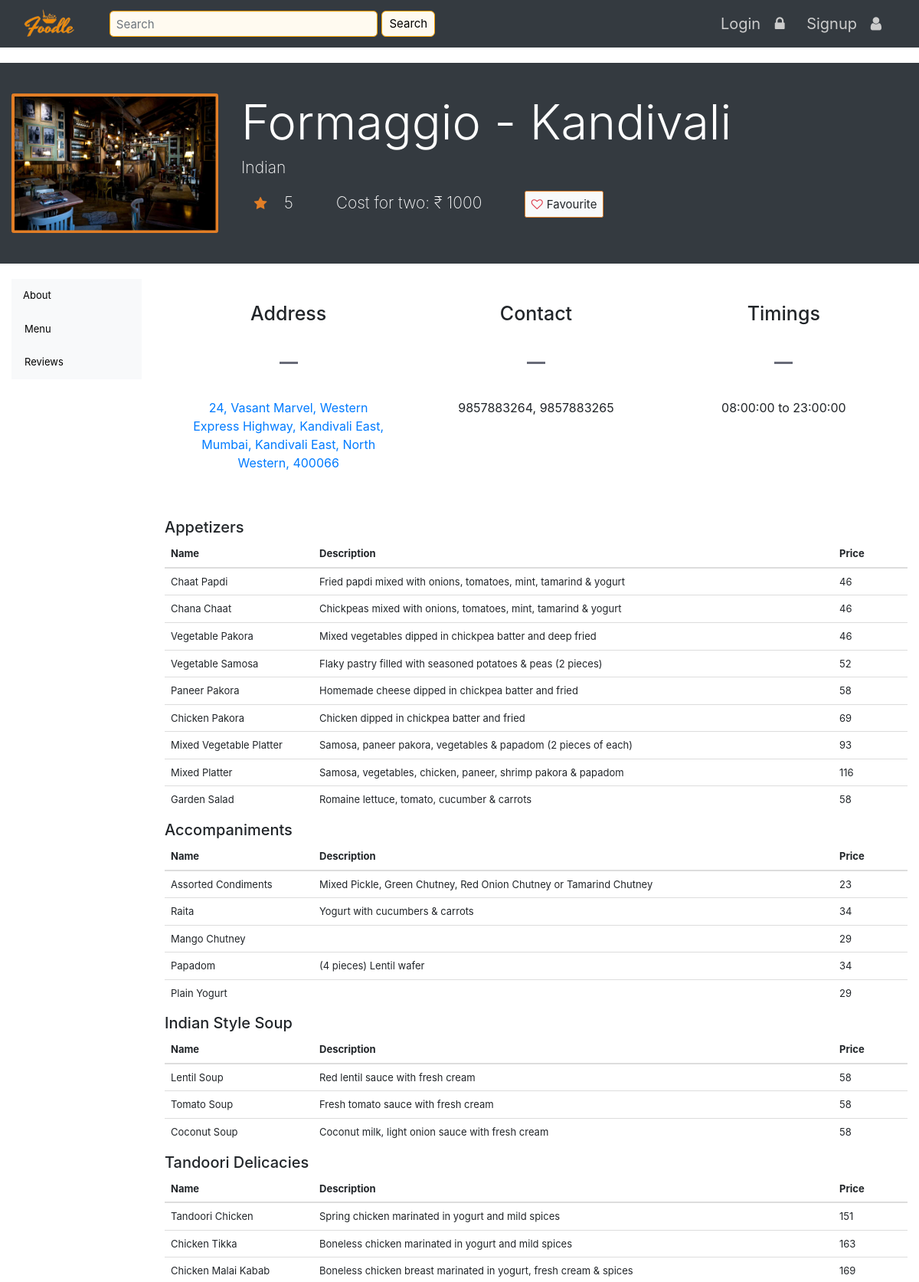
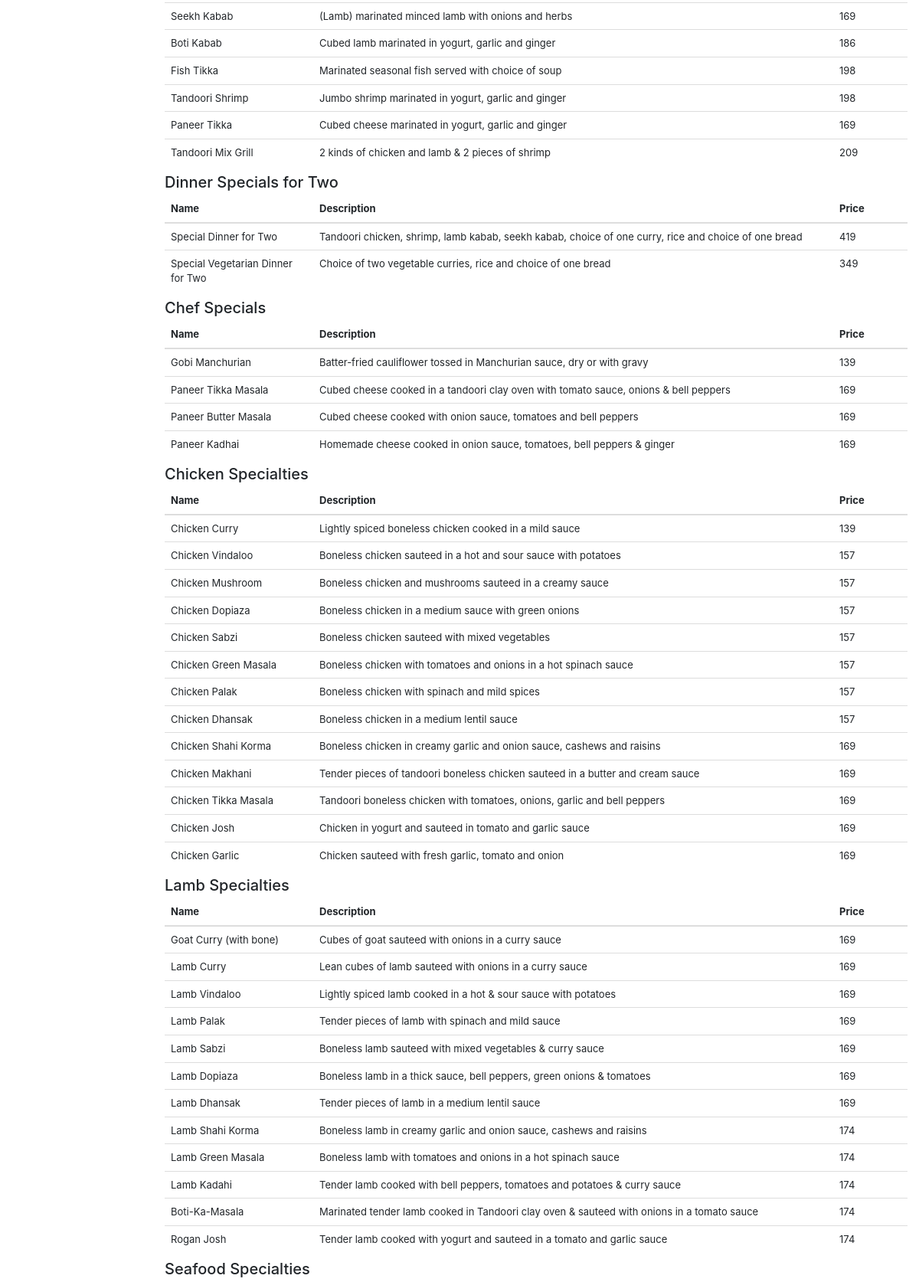
Screenshot of /rest_details.php?rest_id=322 (upper part) with the database file from the repository (2 pictures, top to bottom).
### tables this page shows
CREATE TABLE `rest` (
  `rest_id` int(11) NOT NULL,
  `rest_name` varchar(100) NOT NULL,
  `rest_addr` varchar(300) NOT NULL,
  `rest_cuisine` varchar(50) NOT NULL,
  `rating` float NOT NULL,
  `cost` int(11) NOT NULL,
  `start_time` time DEFAULT '08:00:00',
  `end_time` time DEFAULT '23:00:00',
  `rating_count` int(11) DEFAULT '7',
  `latitude` double NOT NULL,
  `longitude` double NOT NULL,
  `manager_id` varchar(15) DEFAULT NULL
);

### rest_details.php (the view, shortened to what this page needs)
<?php
include 'templates/header.php';
?>
<?php
include 'templates/navbar.php';
include 'templates/db-con.php';
function addcss(){
	echo '<link rel="stylesheet" type="text/css" href="styles/rest_details.css">';
}
$rest_id=$_GET['rest_id'];
$sql = "SELECT * FROM rest where rest_id = '$rest_id'";
$result = mysqli_query($conn, $sql);
if (mysqli_num_rows($result) != 0) {
	$rest_data = mysqli_fetch_assoc($result);
}
$sql = "SELECT contact FROM rest_contact where rest_id = '$rest_id'";
$result = mysqli_query($conn, $sql);
$contact = array();
if (mysqli_num_rows($result) != 0) {
	while($contact_data = mysqli_fetch_assoc($result))
	{
		$contact[] = $contact_data['contact'];
	}
}
$sql = "select distinct category from menu";
$result = mysqli_query($conn, $sql);
$category = array();
if (mysqli_num_rows($result) != 0) {
	while($category_data = mysqli_fetch_assoc($result))
	{
		$category[] = $category_data['category'];
	}
}
?>
<div class="jumbotron jumbotron-fluid">
	<div class="container-fluid">
		<div class="row">
			<div class="col-sm-3">
				<img src="images/<?php echo abs(crc32($rest_id))%30; ?>.jpg" alt="<?php echo $rest_data['rest_name'];?>" class="img-thumbnail">
			</div>
			<div class="col-sm-9" id="rest-data">
				<h1 class="display-4">
					<?php echo $rest_data['rest_name'] ?></h1>
			<p>	<?php
				$cuisine = explode(',', $rest_data['rest_cuisine']);
				for ($x = 0; $x < sizeof($cuisine); $x++) {
					echo $cuisine[$x];
				}
				?>
			</p>
				<p>
					<span class="fa fa-star" id="rating-star"></span>
					<span id="rating-value" style="padding-right:50px"><?php echo $rest_data['rating'] ?></span>
					<span id="cost-for-2" style="padding-right:50px;">Cost for two: ₹ <?php echo $rest_data['cost'] ?></span>
					<span><button class="btn btn-light" id="fav-btn" onclick="add_fav(<?php echo $rest_id; ?>);">
						<span id="fav-heart" class="
<?php
	if(isset($_SESSION['uname'])){
		$user_id = $_SESSION['uname'];
		$sql = "select * from favourites where user_id = '$user_id' and rest_id = '$rest_id';";
		$result = mysqli_query($conn, $sql);
		if (mysqli_num_rows($result) != 0)
			echo 'fa fa-heart';
		else
			echo 'fa fa-heart-o';
	}
	else
		echo 'fa fa-heart-o';
?>
					"></span>Favourite</button></span>
				</p>
			</div>
		</div>
	</div>
</div>
<div class="container-fluid">
<div class="row">
	<div class="col-sm-2">
		<div class="sticky-top">
			<nav id="side-navigation">
				<ul class="nav nav-pills flex-column side-nav bg-light">
				<li class="nav-item" id="side-nav-item"><a href="#rest_info" class="nav-link" id="side-nav-link">About</a></li>
				<li class="nav-item" id="side-nav-item"><a href="#menu" class="nav-link" id="side-nav-link">Menu</a>
				</li>
				<li class="nav-item" id="side-nav-item"><a href="#reviews" class="nav-link" id="side-nav-link" >Reviews</a></li>
					</ul>
				</nav>
			</div>
	</div>
	<div class="col-sm-10"><div class="container">
		<div class="row" id="rest_info">
			<div class="col-md">
				<h1>Address</h1>
				<div class="uline"></div>
				<p><a target="_blank" href="https://maps.google.com/maps/search/<?php echo $rest_data['rest_name'];
				echo ',';
				echo $rest_data['rest_addr'];?>"><?php echo $rest_data['rest_addr']; ?></a></p>
			</div>
			<div class="col-md" >
				<h1>Contact</h1>
				<div class="uline"></div>
				<p><?php
						for ($x = 0; $x < sizeof($contact); $x++) {
							echo $contact[$x];
							if($x != sizeof($contact)-1)
								echo ", ";
						}
					?></p>
			</div>
			<div class="col-md">
				<h1>Timings</h1>
				<div class="uline"></div>
				<p>
					<?php 	echo $rest_data['start_time'];
							echo ' to ';
							echo $rest_data['end_time'];
					?>
				</p>
			</div>
		</div>
        </div>
		<div class="table-responsive" id="menu">
<?php
	foreach ($category as $cat){
		echo '<h2 id="';
		echo str_replace(' ', '-', $cat);
		echo '">';
		echo $cat;
		echo "</h2>";
		echo '<table class="table table-hover" id="menu-table">
				<colgroup>
					 <col span="1" style="width: 20%;">
					 <col span="1" style="width: 70%;">
					 <col span="1" style="width: 10%;">
  				</colgroup>
				<thead>
					<tr>
					  <th scope="col">Name</th>
					  <th scope="col">Description</th>
					  <th scope="col">Price</th>
					</tr>
				</thead>
				<tbody>';
		$sql = "SELECT item_name, description, price FROM menu WHERE category = '$cat'";
		$result = mysqli_query($conn, $sql);
		if (mysqli_num_rows($result) != 0) {
			while($menu_item = mysqli_fetch_assoc($result))
			{
				echo "<tr>
					  <td>";
				echo $menu_item['item_name'];
				echo "</td>
					  <td>";
				echo $menu_item['description'];
				echo "</td>
				 <td>";
				echo $menu_item['price'];
				echo "</td>
    				</tr>";
			}
		}
		echo '</tbody>
			</table>';
	}
?>
		</div>
        <hr>        <h1 id="reviews">Reviews</h1><br>
	</div>
	</div>
		</div>
<?php
include 'templates/footer.php';
?>

### styles/h.css (style rules this page uses)
.fa { padding: 20px; font-size: 30px; width: 50px; text-align: center; text-decoration: none; }

### styles/rest_details.css (style rules this page uses)
.img-thumbnail { background-color: #e27e26; border-color: #e27e26; }
#side-nav-item { font-size: 13px; color: black; padding: 2px 0px; }
#side-nav-item > a { color: black; }
.jumbotron { background-color: #343A40; color: white; }
#rating-star { font-size: 18px; padding: 1px; color: #e27e26; }
#fav-btn { font-size: 15px; border-color: #e27e26; }
#fav-heart { color: #dc3545; font-size: 15px; padding: 5px; padding-left: 0px; width: auto; }
.uline { display: block; width: 24px; height: 3px; background-color: #686b78; margin: 18px auto 30px; }
#rest_info > div > h1 { text-align: center; padding: 30px; }
#rest_info > div > p { text-align: center; font-size: 16px; padding: 15px; padding-bottom: 50px; }
table { font-size: 13px; }

### rows the page displays
rest: rest_name "Formaggio - Kandivali", rest_cuisine "Indian", rating "5", cost "1000", rest_addr "24, Vasant Marvel, Western Express Highway, Kandivali East, Mumbai, Kandivali East, North Western, 400066", start_time "08:00:00", end_time "23:00:00"

### other values shown
$contact[$x] "9857883264"
$contact[$x] "9857883265"
$cat "Appetizers"
$menu_item['item_name'] "Chaat Papdi"
$menu_item['description'] "Fried papdi mixed with onions, tomatoes, mint, tamarind & yogurt"
$menu_item['price'] "46"
$menu_item['item_name'] "Chana Chaat"
$menu_item['description'] "Chickpeas mixed with onions, tomatoes, mint, tamarind & yogurt"
$menu_item['item_name'] "Vegetable Pakora"
$menu_item['description'] "Mixed vegetables dipped in chickpea batter and deep fried"
$menu_item['item_name'] "Vegetable Samosa"
$menu_item['description'] "Flaky pastry filled with seasoned potatoes & peas (2 pieces)"
$menu_item['price'] "52"
$menu_item['item_name'] "Paneer Pakora"
$menu_item['description'] "Homemade cheese dipped in chickpea batter and fried"
